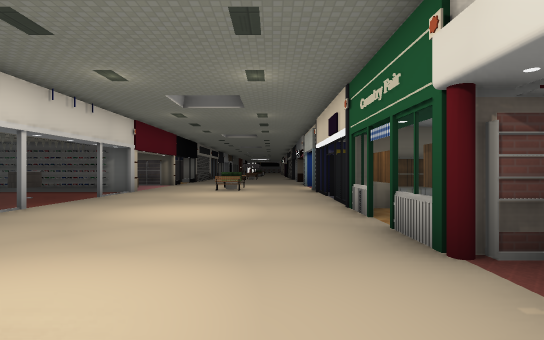
view 1 (above)

24 first-person views from a walk through a Godot game level. The camera is 1.4 m above the floor, looks level and sees 85° across. The floor is counted in squares, 2 m on a side. Each view is taken from the middle of a square. On the plan, view 1 faces up. The plan holds only what a view shows up to about 10 squares ahead; the rest is blank. The place goes on beyond the plan. Some surface patterns are stand-ins.

view 2
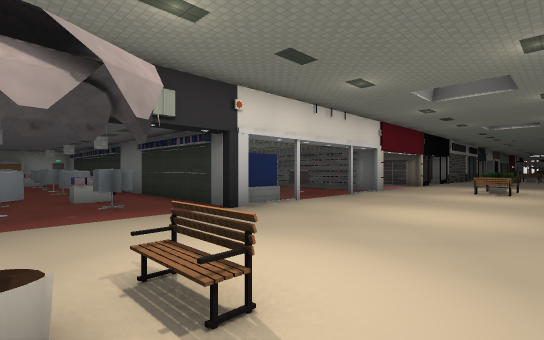

view 3
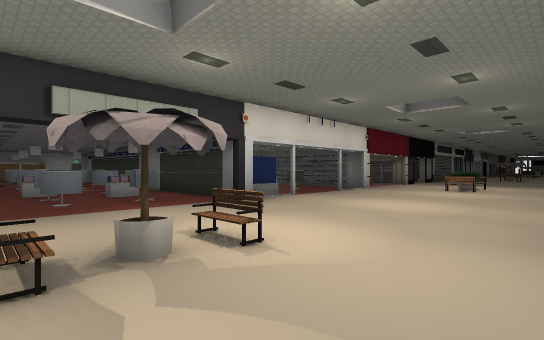

view 4
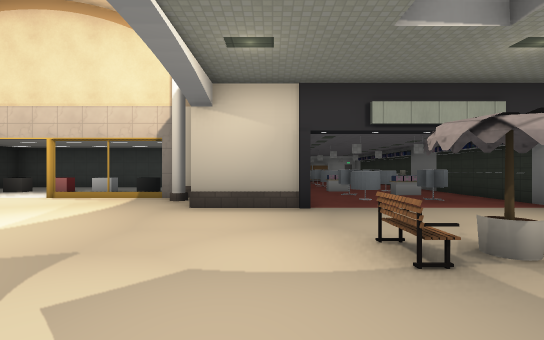

view 5
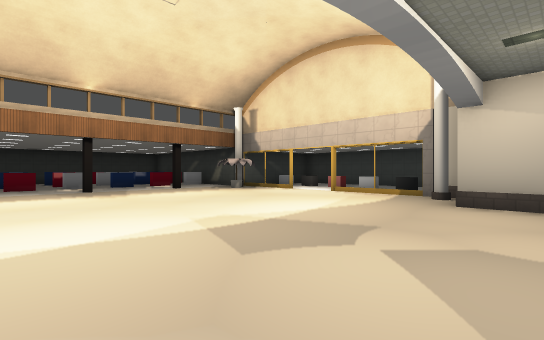

view 6
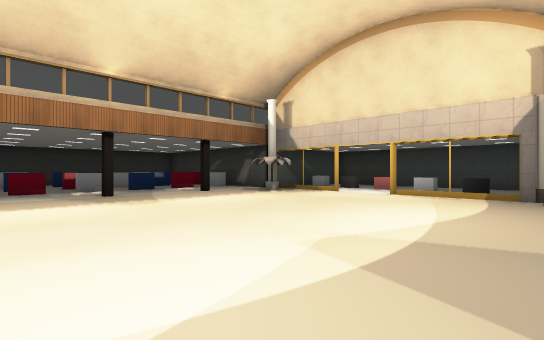

view 7
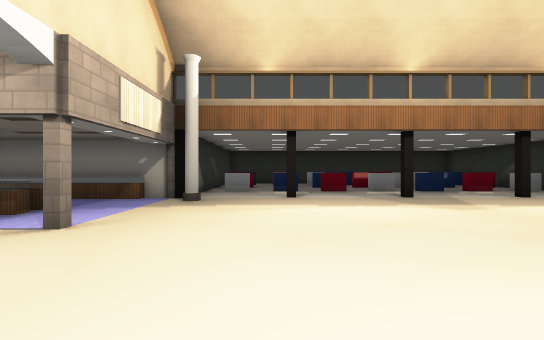

view 8
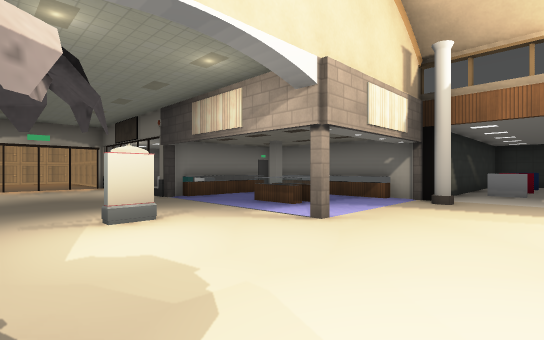

view 9
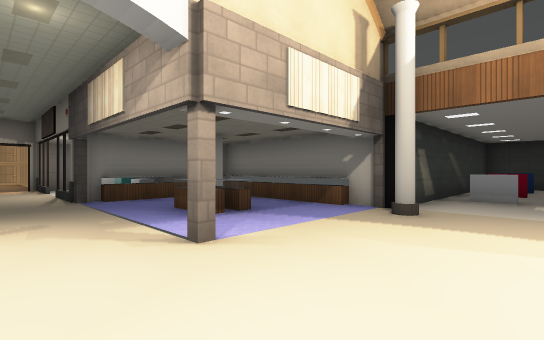

view 10
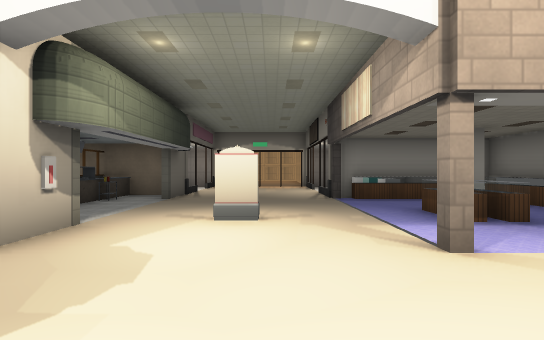

view 11
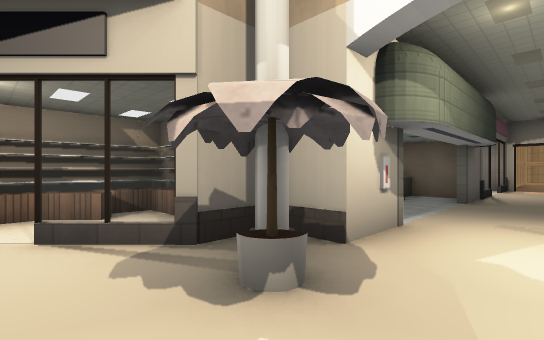

view 12
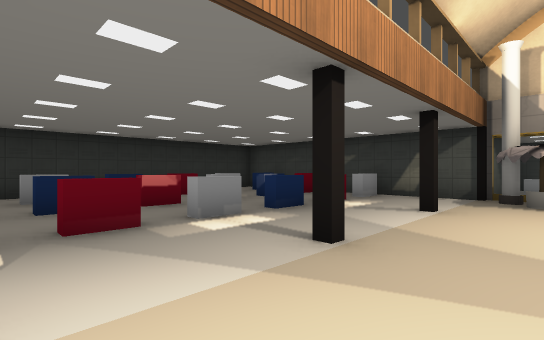

view 13
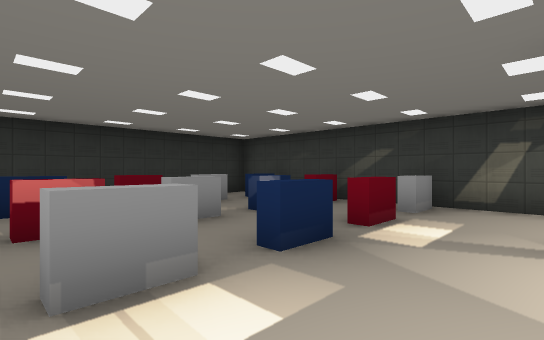

view 14
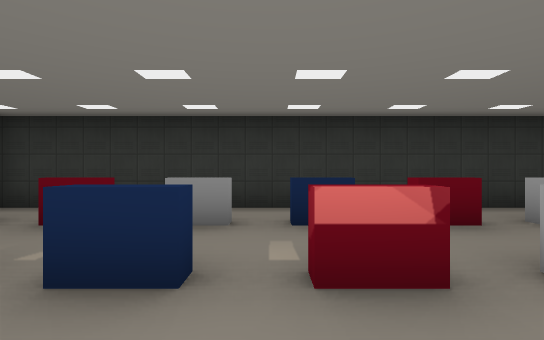

view 15
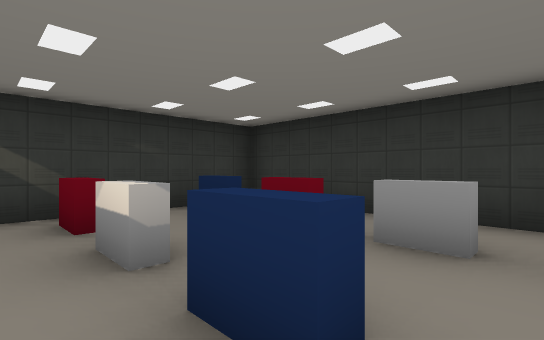

view 16
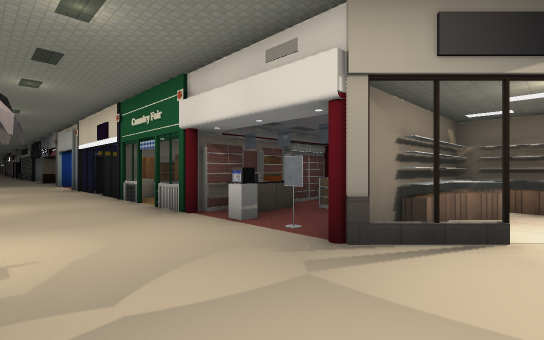

view 17
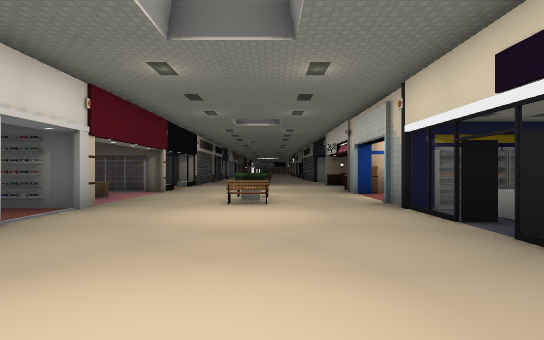

view 18
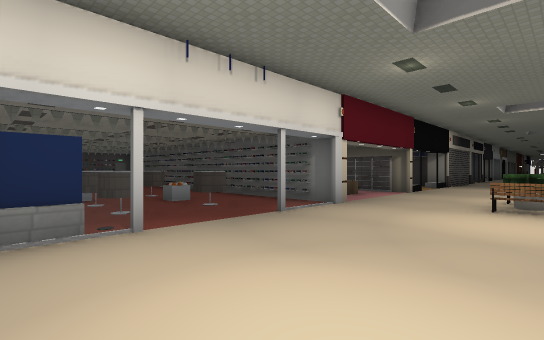

view 19
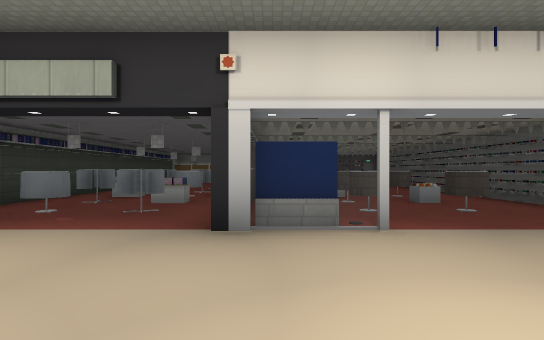

view 20
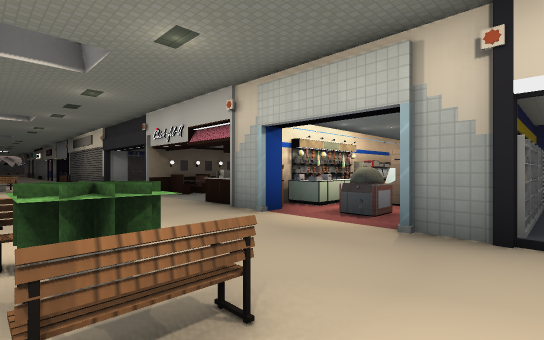

view 21
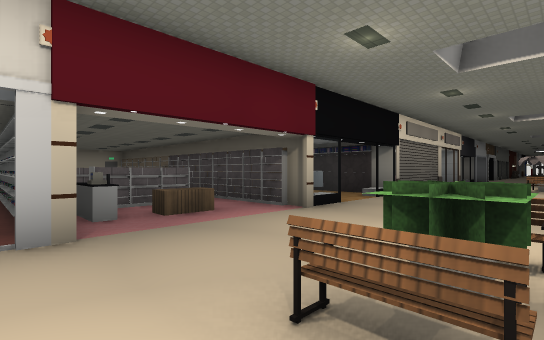

view 22
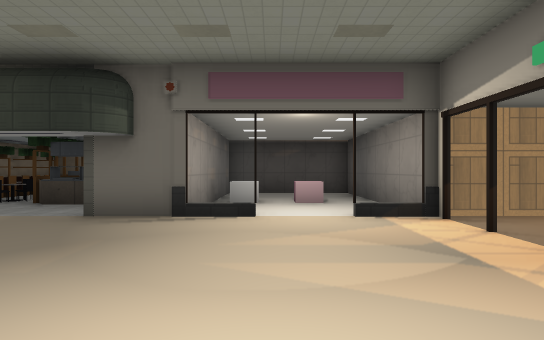

view 23
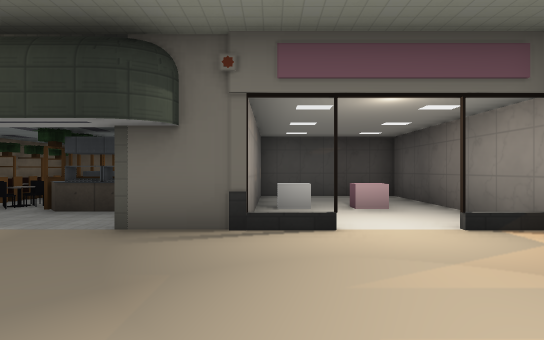

view 24
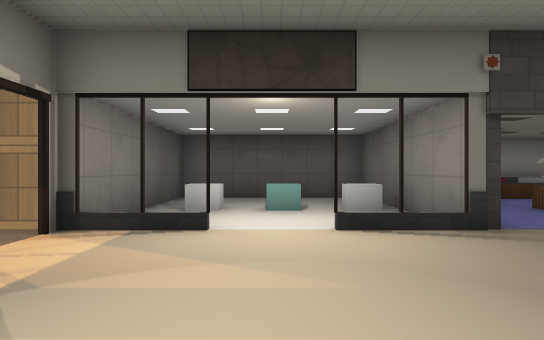

### Floor plan
Key: @ floor where view 1 was taken; # wall or solid block; x gap in a wall; . floor; = window, fence, low wall or low ledge; ^ raised ledge.
Columns run from 11 left of view 1 to 16 right of it. Each row starts with its distance up from view 1.
 14      ##......^#
 13     ###......#^#####
 12     #....==....
 11     #.....^...##
 10     #^...==..###
  9     ###......####
  8     =##......x
  7      #.......x
  6      #......###
  5      ##.....==.
  4   ## ##.......
  3  ^#####.....==
  2  ==#.#......#^^##
  1 .........#=....^###
  0 xx^xx=...##@...###    ######
 -1  ........==..##### #  #....#
 -2 #######.........#^=#^ #....#
 -3      ##........## ..=^^#...#
 -4     ##.........###...###..##
 -5  .. #..........#...........#
 -6  .. #......................#
 -7     #.............#........#
 -8     .......................#
 -9    ..............#...###.###
-10    .#.............^^.^^.^^#
-11       ..............#^#...#
-12     ###.........#.^^^^#####
-13    ##..#..#..#..########
-14     #............#
-15     #..^.^^.^..^.#
-16     #............#
-17     #. ^.^^.^..^.#
-18     #  ..........#
-19     # .^.^^.^..^.#
-20     #....  ......#
-21     ##############

Positions as (right, up) in squares from view 1, and headings:
1: (0, 0), facing up
2: (0, 0), facing up-left
3: (1, -1), facing up-left
4: (1, -2), facing left
5: (2, -2), facing down-left
6: (2, -4), facing down-left
7: (3, -5), facing down
8: (3, -5), facing down-right
9: (3, -7), facing down-right
10: (3, -7), facing right
11: (3, -6), facing up-right
12: (2, -11), facing down-left
13: (0, -13), facing down-left
14: (0, -15), facing down
15: (0, -16), facing down-right
16: (-1, -2), facing up-right
17: (-1, 4), facing up
18: (-1, 4), facing up-left
19: (-1, 4), facing left
20: (-2, 9), facing up-right
21: (-1, 9), facing up-left
22: (13, -9), facing up
23: (12, -8), facing up
24: (13, -5), facing down
